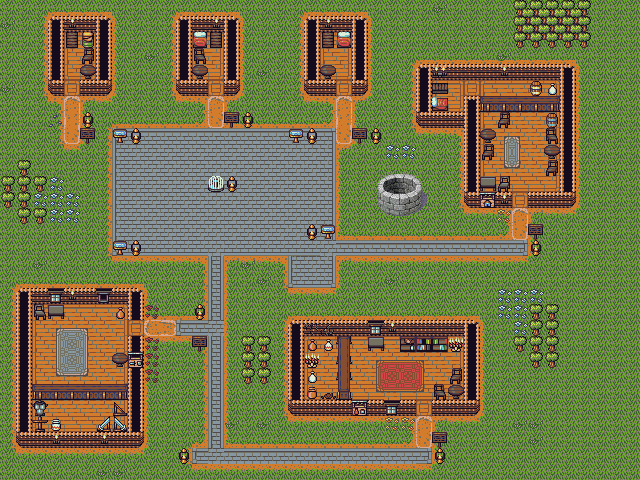

Rendered tile map (Tiled .tmx) drawn with the repository's tilesets; below, a short description and the map source with its tile grids summarised:
An orthogonal 40x30 tile map with 16x16 px tiles, 3 tile layers (Background_Layer, Ground_Layer, Decoration_Layer), 4 hidden layers not drawn, 15 tilesets and 181 objects (21x NPC_START, 19x CANDLE_FIRE, 12x LANTERN_FIRE, 7x TOP_WORLD, 5x 2, ...).

<map version="1.0" orientation="orthogonal" renderorder="right-down" width="40" height="30" tilewidth="16" tileheight="16" nextobjectid="188">
 <tileset firstgid="1" name="Decor0" tilewidth="16" tileheight="16">
  <image source="../sprites/objects/Decor0.png" width="128" height="352" />
 </tileset>
 <tileset firstgid="177" name="Light" tilewidth="16" tileheight="16">
  <image source="../sprites/items/Light.png" trans="ffffff" width="128" height="16" />
 </tileset>
 <tileset firstgid="185" name="Wall" tilewidth="16" tileheight="16">
  <image source="../sprites/objects/Wall.png" width="320" height="816" />
 </tileset>
 <tileset firstgid="1205" name="Floor" tilewidth="16" tileheight="16">
  <image source="../sprites/objects/Floor.png" width="336" height="624" />
 </tileset>
 <tileset firstgid="2024" name="Pit0" tilewidth="16" tileheight="16">
  <image source="../sprites/objects/Pit0.png" width="128" height="512" />
 </tileset>
 <tileset firstgid="2280" name="Door0" tilewidth="16" tileheight="16">
  <image source="../sprites/objects/Door0.png" width="128" height="80" />
 </tileset>
 <tileset firstgid="2320" name="Ground0" tilewidth="16" tileheight="16">
  <image source="../sprites/objects/Ground0.png" width="128" height="112" />
 </tileset>
 <tileset firstgid="2376" name="Player0" tilewidth="16" tileheight="16">
  <image source="../sprites/characters/Player0.png" width="512" height="960" />
 </tileset>
 <tileset firstgid="4296" name="Tree0" tilewidth="16" tileheight="16">
  <image source="../sprites/objects/Tree0.png" width="128" height="528" />
 </tileset>
 <tileset firstgid="4560" name="Humanoid0" tilewidth="16" tileheight="16">
  <image source="../sprites/characters/Humanoid0.png" width="128" height="432" />
 </tileset>
 <tileset firstgid="4776" name="Cat0" tilewidth="16" tileheight="16">
  <image source="../sprites/characters/Cat0.png" width="128" height="80" />
 </tileset>
 <tileset firstgid="4816" name="Quadraped0" tilewidth="16" tileheight="16">
  <image source="../sprites/characters/Quadraped0.png" width="128" height="192" />
 </tileset>
 <tileset firstgid="4912" name="Container0" tilewidth="16" tileheight="16">
  <image source="../sprites/items/Chest0.png" width="128" height="48" />
 </tileset>
 <tileset firstgid="4936" name="load_pic" tilewidth="16" tileheight="16">
  <image source="../sprites/objects/load_pic.png" width="256" height="7000" />
 </tileset>
 <tileset firstgid="11928" name="water" tilewidth="16" tileheight="16">
  <image source="../sprites/objects/water.png" width="384" height="128" />
 </tileset>
 <layer name="Background_Layer" width="40" height="30">
  <data>[1200 cells, 1200 non-empty, 27 distinct tile ids]</data>
 </layer>
 <objectgroup name="MAP_QUEST_ITEM_SPAWN_LAYER" visible="0">
  <object id="138" name="2" x="256" y="16" width="16" height="16">
   <properties>
    <property name="taskID" value="2" />
   </properties>
  </object>
  <object id="140" name="2" x="608" y="448" width="16" height="16">
   <properties>
    <property name="taskID" value="2" />
   </properties>
  </object>
  <object id="141" name="2" x="0" y="144" width="16" height="16">
   <properties>
    <property name="taskID" value="2" />
   </properties>
  </object>
  <object id="142" name="2" x="16" y="16" width="16" height="16">
   <properties>
    <property name="taskID" value="2" />
   </properties>
  </object>
  <object id="143" name="2" x="608" y="128" width="16" height="16">
   <properties>
    <property name="taskID" value="2" />
   </properties>
  </object>
  <object id="144" name="3" x="320" y="144" width="16" height="16">
   <properties>
    <property name="taskID" value="2" />
   </properties>
  </object>
 </objectgroup>
 <layer name="Ground_Layer" width="40" height="30">
  <data>[1200 cells, 287 non-empty, 18 distinct tile ids]</data>
 </layer>
 <layer name="Decoration_Layer" width="40" height="30">
  <data>[1200 cells, 231 non-empty, 97 distinct tile ids]</data>
 </layer>
 <objectgroup name="MAP_COLLISION_LAYER" visible="0">
  <object id="1" x="20" y="292" width="8" height="152" />
  <object id="2" x="30" y="433" width="108" height="12" />
  <object id="4" x="34" y="290" width="104" height="12" />
  <object id="5" x="130" y="306" width="12" height="12" />
  <object id="6" x="131" y="335" width="8" height="96" />
  <object id="7" x="33" y="386" width="92" height="12" />
  <object id="8" x="115" y="354" width="12" height="12" />
  <object id="9" x="116" y="310" width="8" height="8" />
  <object id="10" x="50" y="305" width="12" height="12" />
  <object id="11" x="33" y="305" width="12" height="12" />
  <object id="12" x="244" y="340" width="20" height="40" />
  <object id="13" x="293" y="322" width="184" height="12" />
  <object id="14" x="466" y="336" width="12" height="76" />
  <object id="15" x="434" y="402" width="28" height="12" />
  <object id="16" x="290" y="336" width="12" height="76" />
  <object id="17" x="306" y="402" width="108" height="12" />
  <object id="18" x="340" y="336" width="8" height="64" />
  <object id="19" x="372" y="336" width="12" height="12" />
  <object id="20" x="402" y="337" width="44" height="12" />
  <object id="21" x="452" y="336" width="12" height="12" />
  <object id="22" x="451" y="386" width="12" height="12" />
  <object id="23" x="450" y="370" width="12" height="12" />
  <object id="24" x="434" y="386" width="12" height="12" />
  <object id="25" x="434" y="434" width="12" height="12" />
  <object id="26" x="194" y="338" width="12" height="12" />
  <object id="27" x="534" y="306" width="20" height="60" />
  <object id="28" x="513" y="338" width="12" height="12" />
  <object id="29" x="530" y="226" width="12" height="12" />
  <object id="30" x="532" y="194" width="40" height="12" />
  <object id="31" x="466" y="194" width="44" height="12" />
  <object id="32" x="562" y="67" width="12" height="124" />
  <object id="33" x="416" y="66" width="144" height="12" />
  <object id="34" x="418" y="80" width="12" height="32" />
  <object id="35" x="418" y="114" width="44" height="12" />
  <object id="36" x="466" y="96" width="12" height="96" />
  <object id="37" x="482" y="98" width="76" height="12" />
  <object id="38" x="498" y="114" width="12" height="12" />
  <object id="39" x="482" y="130" width="12" height="12" />
  <object id="40" x="482" y="146" width="12" height="12" />
  <object id="41" x="482" y="178" width="12" height="12" />
  <object id="42" x="498" y="178" width="12" height="12" />
  <object id="43" x="546" y="162" width="12" height="12" />
  <object id="44" x="546" y="146" width="12" height="12" />
  <object id="45" x="546" y="130" width="12" height="12" />
  <object id="46" x="546" y="114" width="12" height="12" />
  <object id="47" x="517" y="3" width="72" height="40" />
  <object id="48" x="354" y="129" width="12" height="12" />
  <object id="49" x="290" y="129" width="12" height="12" />
  <object id="50" x="322" y="226" width="12" height="12" />
  <object id="51" x="210" y="178" width="12" height="12" />
  <object id="52" x="114" y="129" width="12" height="12" />
  </objectgroup>
 <objectgroup name="MAP_SPAWNS_LAYER">
  <!-- 40 objects omitted --></objectgroup>
 <objectgroup name="MAP_PORTAL_LAYER" visible="0">
  <!-- 4 objects omitted --></objectgroup>
 <objectgroup name="PARTICLE_EFFECT_SPAWN_LAYER">
  <!-- 31 objects omitted --></objectgroup>
 <imagelayer name="MAP_LIGHTMAP_LAYER_NIGHT" x="-8" y="-8" visible="0">
  <image source="town_lightmap_night.png" />
 </imagelayer>
 <imagelayer name="MAP_LIGHTMAP_LAYER_DUSK" x="-8" y="-8" visible="0">
  <image source="town_lightmap_dusk.png" />
 </imagelayer>
 <imagelayer name="MAP_LIGHTMAP_LAYER_DAWN" x="-8" y="-8" visible="0">
  <image source="town_lightmap_dawn.png" />
 </imagelayer>
 <imagelayer name="MAP_LIGHTMAP_LAYER_AFTERNOON" x="-8" y="-8" visible="0">
  <image source="town_lightmap_afternoon.png" trans="000000" />
 </imagelayer>
</map>
<!-- 124 of 181 objects omitted -->
